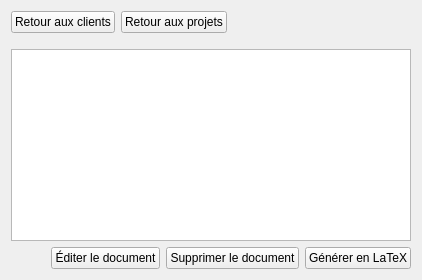
      <widget class="QWidget" name="page_3">
       <layout class="QGridLayout" name="gridLayout_10">
        <item row="0" column="1">
         <layout class="QGridLayout" name="gridLayout_8">
          <item row="1" column="0">
           <widget class="QTableView" name="tblQuotes">
            <property name="editTriggers">
             <set>QAbstractItemView::NoEditTriggers</set>
            </property>
            <property name="alternatingRowColors">
             <bool>true</bool>
            </property>
            <property name="selectionMode">
             <enum>QAbstractItemView::SingleSelection</enum>
            </property>
            <property name="selectionBehavior">
             <enum>QAbstractItemView::SelectRows</enum>
            </property>
           </widget>
          </item>
          <item row="0" column="0">
           <layout class="QGridLayout" name="gridLayout_9">
            <property name="bottomMargin">
             <number>10</number>
            </property>
            <item row="0" column="0">
             <widget class="QPushButton" name="btnBackCustomersProject">
              <property name="text">
               <string>Retour aux clients</string>
              </property>
              <property name="icon">
               <iconset resource="icons.qrc">
                <normaloff>:/icons/customer</normaloff>:/icons/customer</iconset>
              </property>
             </widget>
            </item>
            <item row="0" column="3">
             <widget class="QLabel" name="lblQuotes">
              <property name="maximumSize">
               <size>
                <width>300</width>
                <height>16777215</height>
               </size>
              </property>
              <property name="font">
               <font>
                <pointsize>9</pointsize>
                <italic>false</italic>
               </font>
              </property>
              <property name="text">
               <string/>
              </property>
             </widget>
            </item>
            <item row="0" column="1">
             <widget class="QPushButton" name="btnBackToProjects">
              <property name="text">
               <string>Retour aux projets</string>
              </property>
              <property name="icon">
               <iconset resource="icons.qrc">
                <normaloff>:/icons/img/project.png</normaloff>:/icons/img/project.png</iconset>
              </property>
             </widget>
            </item>
            <item row="0" column="2">
             <spacer name="horizontalSpacer_3">
              <property name="orientation">
               <enum>Qt::Horizontal</enum>
              </property>
              <property name="sizeHint" stdset="0">
               <size>
                <width>40</width>
                <height>20</height>
               </size>
              </property>
             </spacer>
            </item>
           </layout>
          </item>
          <item row="2" column="0">
           <layout class="QHBoxLayout" name="horizontalLayout_2">
            <item>
             <spacer name="horizontalSpacer_5">
              <property name="orientation">
               <enum>Qt::Horizontal</enum>
              </property>
              <property name="sizeHint" stdset="0">
               <size>
                <width>40</width>
                <height>20</height>
               </size>
              </property>
             </spacer>
            </item>
            <item>
             <widget class="QPushButton" name="btnEditDoc">
              <property name="text">
               <string>Éditer le document</string>
              </property>
              <property name="icon">
               <iconset resource="icons.qrc">
                <normaloff>:/icons/edit</normaloff>:/icons/edit</iconset>
              </property>
             </widget>
            </item>
            <item>
             <widget class="QPushButton" name="btnRemoveDoc">
              <property name="text">
               <string>Supprimer le document</string>
              </property>
              <property name="icon">
               <iconset resource="icons.qrc">
                <normaloff>:/icons/edit</normaloff>:/icons/edit</iconset>
              </property>
             </widget>
            </item>
            <item>
             <widget class="QPushButton" name="btnLatex">
              <property name="text">
               <string>Générer en LaTeX</string>
              </property>
              <property name="icon">
               <iconset resource="icons.qrc">
                <normaloff>:/icons/img/convert_to_latex.png</normaloff>:/icons/img/convert_to_latex.png</iconset>
              </property>
             </widget>
            </item>
           </layout>
          </item>
         </layout>
        </item>
       </layout>
      </widget>
